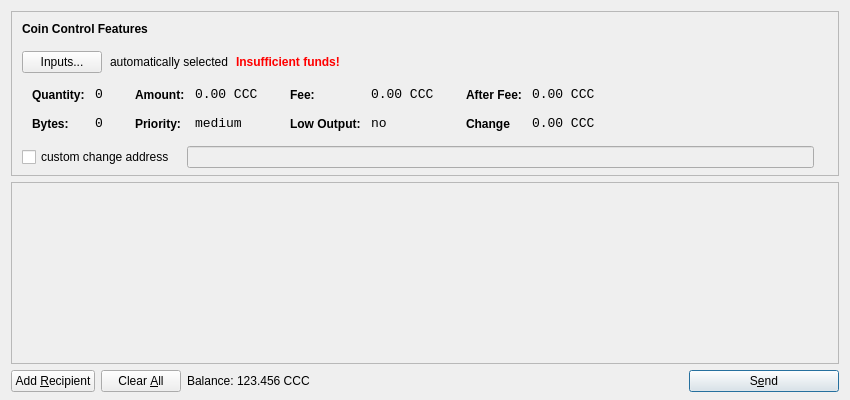
<?xml version="1.0" encoding="UTF-8"?>
<ui version="4.0">
 <class>SendCoinsDialog</class>
 <widget class="QDialog" name="SendCoinsDialog">
  <property name="geometry">
   <rect>
    <x>0</x>
    <y>0</y>
    <width>850</width>
    <height>400</height>
   </rect>
  </property>
  <property name="windowTitle">
   <string>Send Coins</string>
  </property>
  <layout class="QVBoxLayout" name="verticalLayout" stretch="0,1,0">
   <property name="bottomMargin">
    <number>8</number>
   </property>
   <item>
    <widget class="QFrame" name="frameCoinControl">
     <property name="sizePolicy">
      <sizepolicy hsizetype="Expanding" vsizetype="Expanding">
       <horstretch>0</horstretch>
       <verstretch>0</verstretch>
      </sizepolicy>
     </property>
     <property name="maximumSize">
      <size>
       <width>16777215</width>
       <height>16777215</height>
      </size>
     </property>
     <property name="frameShape">
      <enum>QFrame::StyledPanel</enum>
     </property>
     <property name="frameShadow">
      <enum>QFrame::Sunken</enum>
     </property>
     <layout class="QVBoxLayout" name="verticalLayoutCoinControl2">
      <property name="spacing">
       <number>-1</number>
      </property>
      <property name="leftMargin">
       <number>0</number>
      </property>
      <property name="topMargin">
       <number>0</number>
      </property>
      <property name="rightMargin">
       <number>0</number>
      </property>
      <property name="bottomMargin">
       <number>6</number>
      </property>
      <item>
       <layout class="QVBoxLayout" name="verticalLayoutCoinControl" stretch="0,0,0,0,1">
        <property name="spacing">
         <number>0</number>
        </property>
        <property name="leftMargin">
         <number>10</number>
        </property>
        <property name="topMargin">
         <number>10</number>
        </property>
        <item>
         <layout class="QHBoxLayout" name="horizontalLayoutCoinControl1">
          <property name="bottomMargin">
           <number>15</number>
          </property>
          <item>
           <widget class="QLabel" name="labelCoinControlFeatures">
            <property name="sizePolicy">
             <sizepolicy hsizetype="Preferred" vsizetype="Maximum">
              <horstretch>0</horstretch>
              <verstretch>0</verstretch>
             </sizepolicy>
            </property>
            <property name="font">
             <font>
              <weight>75</weight>
              <bold>true</bold>
             </font>
            </property>
            <property name="styleSheet">
             <string notr="true">font-weight:bold;</string>
            </property>
            <property name="text">
             <string>Coin Control Features</string>
            </property>
           </widget>
          </item>
         </layout>
        </item>
        <item>
         <layout class="QHBoxLayout" name="horizontalLayoutCoinControl2" stretch="0,0,0,0">
          <property name="spacing">
           <number>8</number>
          </property>
          <property name="bottomMargin">
           <number>10</number>
          </property>
          <item>
           <widget class="QPushButton" name="pushButtonCoinControl">
            <property name="styleSheet">
             <string notr="true"/>
            </property>
            <property name="text">
             <string>Inputs...</string>
            </property>
           </widget>
          </item>
          <item>
           <widget class="QLabel" name="labelCoinControlAutomaticallySelected">
            <property name="text">
             <string>automatically selected</string>
            </property>
            <property name="margin">
             <number>5</number>
            </property>
           </widget>
          </item>
          <item>
           <widget class="QLabel" name="labelCoinControlInsuffFunds">
            <property name="font">
             <font>
              <weight>75</weight>
              <bold>true</bold>
             </font>
            </property>
            <property name="styleSheet">
             <string notr="true">color:red;font-weight:bold;</string>
            </property>
            <property name="text">
             <string>Insufficient funds!</string>
            </property>
            <property name="margin">
             <number>5</number>
            </property>
           </widget>
          </item>
          <item>
           <spacer name="horizontalSpacerCoinControl">
            <property name="orientation">
             <enum>Qt::Horizontal</enum>
            </property>
            <property name="sizeHint" stdset="0">
             <size>
              <width>40</width>
              <height>1</height>
             </size>
            </property>
           </spacer>
          </item>
         </layout>
        </item>
        <item>
         <widget class="QWidget" name="widgetCoinControl" native="true">
          <property name="sizePolicy">
           <sizepolicy hsizetype="Preferred" vsizetype="Preferred">
            <horstretch>0</horstretch>
            <verstretch>0</verstretch>
           </sizepolicy>
          </property>
          <property name="minimumSize">
           <size>
            <width>0</width>
            <height>0</height>
           </size>
          </property>
          <property name="styleSheet">
           <string notr="true"/>
          </property>
          <layout class="QHBoxLayout" name="horizontalLayoutCoinControl5">
           <property name="margin">
            <number>0</number>
           </property>
           <item>
            <layout class="QHBoxLayout" name="horizontalLayoutCoinControl3" stretch="0,0,0,1">
             <property name="spacing">
              <number>20</number>
             </property>
             <property name="topMargin">
              <number>0</number>
             </property>
             <property name="bottomMargin">
              <number>10</number>
             </property>
             <item>
              <layout class="QFormLayout" name="formLayoutCoinControl1">
               <property name="horizontalSpacing">
                <number>10</number>
               </property>
               <property name="verticalSpacing">
                <number>14</number>
               </property>
               <property name="leftMargin">
                <number>10</number>
               </property>
               <property name="topMargin">
                <number>4</number>
               </property>
               <property name="rightMargin">
                <number>6</number>
               </property>
               <item row="0" column="0">
                <widget class="QLabel" name="labelCoinControlQuantityText">
                 <property name="styleSheet">
                  <string notr="true">font-weight:bold;</string>
                 </property>
                 <property name="text">
                  <string>Quantity:</string>
                 </property>
                 <property name="margin">
                  <number>0</number>
                 </property>
                </widget>
               </item>
               <item row="0" column="1">
                <widget class="QLabel" name="labelCoinControlQuantity">
                 <property name="font">
                  <font>
                   <family>Monospace</family>
                   <pointsize>10</pointsize>
                  </font>
                 </property>
                 <property name="cursor">
                  <cursorShape>IBeamCursor</cursorShape>
                 </property>
                 <property name="contextMenuPolicy">
                  <enum>Qt::ActionsContextMenu</enum>
                 </property>
                 <property name="text">
                  <string>0</string>
                 </property>
                 <property name="margin">
                  <number>0</number>
                 </property>
                 <property name="textInteractionFlags">
                  <set>Qt::LinksAccessibleByMouse|Qt::TextSelectableByKeyboard|Qt::TextSelectableByMouse</set>
                 </property>
                </widget>
               </item>
               <item row="1" column="0">
                <widget class="QLabel" name="labelCoinControlBytesText">
                 <property name="styleSheet">
                  <string notr="true">font-weight:bold;</string>
                 </property>
                 <property name="text">
                  <string>Bytes:</string>
                 </property>
                </widget>
               </item>
               <item row="1" column="1">
                <widget class="QLabel" name="labelCoinControlBytes">
                 <property name="font">
                  <font>
                   <family>Monospace</family>
                   <pointsize>10</pointsize>
                  </font>
                 </property>
                 <property name="cursor">
                  <cursorShape>IBeamCursor</cursorShape>
                 </property>
                 <property name="contextMenuPolicy">
                  <enum>Qt::ActionsContextMenu</enum>
                 </property>
                 <property name="text">
                  <string>0</string>
                 </property>
                 <property name="textInteractionFlags">
                  <set>Qt::LinksAccessibleByMouse|Qt::TextSelectableByKeyboard|Qt::TextSelectableByMouse</set>
                 </property>
                </widget>
               </item>
              </layout>
             </item>
             <item>
              <layout class="QFormLayout" name="formLayoutCoinControl2">
               <property name="horizontalSpacing">
                <number>10</number>
               </property>
               <property name="verticalSpacing">
                <number>14</number>
               </property>
               <property name="leftMargin">
                <number>6</number>
               </property>
               <property name="topMargin">
                <number>4</number>
               </property>
               <property name="rightMargin">
                <number>6</number>
               </property>
               <item row="0" column="0">
                <widget class="QLabel" name="labelCoinControlAmountText">
                 <property name="styleSheet">
                  <string notr="true">font-weight:bold;</string>
                 </property>
                 <property name="text">
                  <string>Amount:</string>
                 </property>
                 <property name="margin">
                  <number>0</number>
                 </property>
                </widget>
               </item>
               <item row="0" column="1">
                <widget class="QLabel" name="labelCoinControlAmount">
                 <property name="font">
                  <font>
                   <family>Monospace</family>
                   <pointsize>10</pointsize>
                  </font>
                 </property>
                 <property name="cursor">
                  <cursorShape>IBeamCursor</cursorShape>
                 </property>
                 <property name="contextMenuPolicy">
                  <enum>Qt::ActionsContextMenu</enum>
                 </property>
                 <property name="text">
                  <string>0.00 CCC</string>
                 </property>
                 <property name="textInteractionFlags">
                  <set>Qt::LinksAccessibleByMouse|Qt::TextSelectableByKeyboard|Qt::TextSelectableByMouse</set>
                 </property>
                </widget>
               </item>
               <item row="1" column="0">
                <widget class="QLabel" name="labelCoinControlPriorityText">
                 <property name="styleSheet">
                  <string notr="true">font-weight:bold;</string>
                 </property>
                 <property name="text">
                  <string>Priority:</string>
                 </property>
                </widget>
               </item>
               <item row="1" column="1">
                <widget class="QLabel" name="labelCoinControlPriority">
                 <property name="font">
                  <font>
                   <family>Monospace</family>
                   <pointsize>10</pointsize>
                  </font>
                 </property>
                 <property name="cursor">
                  <cursorShape>IBeamCursor</cursorShape>
                 </property>
                 <property name="contextMenuPolicy">
                  <enum>Qt::ActionsContextMenu</enum>
                 </property>
                 <property name="text">
                  <string>medium</string>
                 </property>
                 <property name="textInteractionFlags">
                  <set>Qt::LinksAccessibleByMouse|Qt::TextSelectableByKeyboard|Qt::TextSelectableByMouse</set>
                 </property>
                </widget>
               </item>
              </layout>
             </item>
             <item>
              <layout class="QFormLayout" name="formLayoutCoinControl3">
               <property name="horizontalSpacing">
                <number>10</number>
               </property>
               <property name="verticalSpacing">
                <number>14</number>
               </property>
               <property name="leftMargin">
                <number>6</number>
               </property>
               <property name="topMargin">
                <number>4</number>
               </property>
               <property name="rightMargin">
                <number>6</number>
               </property>
               <item row="0" column="0">
                <widget class="QLabel" name="labelCoinControlFeeText">
                 <property name="styleSheet">
                  <string notr="true">font-weight:bold;</string>
                 </property>
                 <property name="text">
                  <string>Fee:</string>
                 </property>
                 <property name="margin">
                  <number>0</number>
                 </property>
                </widget>
               </item>
               <item row="0" column="1">
                <widget class="QLabel" name="labelCoinControlFee">
                 <property name="font">
                  <font>
                   <family>Monospace</family>
                   <pointsize>10</pointsize>
                  </font>
                 </property>
                 <property name="cursor">
                  <cursorShape>IBeamCursor</cursorShape>
                 </property>
                 <property name="contextMenuPolicy">
                  <enum>Qt::ActionsContextMenu</enum>
                 </property>
                 <property name="text">
                  <string>0.00 CCC</string>
                 </property>
                 <property name="textInteractionFlags">
                  <set>Qt::LinksAccessibleByMouse|Qt::TextSelectableByKeyboard|Qt::TextSelectableByMouse</set>
                 </property>
                </widget>
               </item>
               <item row="1" column="0">
                <widget class="QLabel" name="labelCoinControlLowOutputText">
                 <property name="styleSheet">
                  <string notr="true">font-weight:bold;</string>
                 </property>
                 <property name="text">
                  <string>Low Output:</string>
                 </property>
                </widget>
               </item>
               <item row="1" column="1">
                <widget class="QLabel" name="labelCoinControlLowOutput">
                 <property name="font">
                  <font>
                   <family>Monospace</family>
                   <pointsize>10</pointsize>
                  </font>
                 </property>
                 <property name="cursor">
                  <cursorShape>IBeamCursor</cursorShape>
                 </property>
                 <property name="contextMenuPolicy">
                  <enum>Qt::ActionsContextMenu</enum>
                 </property>
                 <property name="text">
                  <string>no</string>
                 </property>
                 <property name="textInteractionFlags">
                  <set>Qt::LinksAccessibleByMouse|Qt::TextSelectableByKeyboard|Qt::TextSelectableByMouse</set>
                 </property>
                </widget>
               </item>
              </layout>
             </item>
             <item>
              <layout class="QFormLayout" name="formLayoutCoinControl4">
               <property name="horizontalSpacing">
                <number>10</number>
               </property>
               <property name="verticalSpacing">
                <number>14</number>
               </property>
               <property name="leftMargin">
                <number>6</number>
               </property>
               <property name="topMargin">
                <number>4</number>
               </property>
               <property name="rightMargin">
                <number>6</number>
               </property>
               <item row="0" column="0">
                <widget class="QLabel" name="labelCoinControlAfterFeeText">
                 <property name="styleSheet">
                  <string notr="true">font-weight:bold;</string>
                 </property>
                 <property name="text">
                  <string>After Fee:</string>
                 </property>
                 <property name="margin">
                  <number>0</number>
                 </property>
                </widget>
               </item>
               <item row="0" column="1">
                <widget class="QLabel" name="labelCoinControlAfterFee">
                 <property name="font">
                  <font>
                   <family>Monospace</family>
                   <pointsize>10</pointsize>
                  </font>
                 </property>
                 <property name="cursor">
                  <cursorShape>IBeamCursor</cursorShape>
                 </property>
                 <property name="contextMenuPolicy">
                  <enum>Qt::ActionsContextMenu</enum>
                 </property>
                 <property name="text">
                  <string>0.00 CCC</string>
                 </property>
                 <property name="textInteractionFlags">
                  <set>Qt::LinksAccessibleByMouse|Qt::TextSelectableByKeyboard|Qt::TextSelectableByMouse</set>
                 </property>
                </widget>
               </item>
               <item row="1" column="0">
                <widget class="QLabel" name="labelCoinControlChangeText">
                 <property name="styleSheet">
                  <string notr="true">font-weight:bold;</string>
                 </property>
                 <property name="text">
                  <string>Change</string>
                 </property>
                </widget>
               </item>
               <item row="1" column="1">
                <widget class="QLabel" name="labelCoinControlChange">
                 <property name="font">
                  <font>
                   <family>Monospace</family>
                   <pointsize>10</pointsize>
                  </font>
                 </property>
                 <property name="cursor">
                  <cursorShape>IBeamCursor</cursorShape>
                 </property>
                 <property name="contextMenuPolicy">
                  <enum>Qt::ActionsContextMenu</enum>
                 </property>
                 <property name="text">
                  <string>0.00 CCC</string>
                 </property>
                 <property name="textInteractionFlags">
                  <set>Qt::LinksAccessibleByMouse|Qt::TextSelectableByKeyboard|Qt::TextSelectableByMouse</set>
                 </property>
                </widget>
               </item>
              </layout>
             </item>
            </layout>
           </item>
          </layout>
         </widget>
        </item>
        <item>
         <layout class="QHBoxLayout" name="horizontalLayoutCoinControl4" stretch="0,0,0">
          <property name="spacing">
           <number>12</number>
          </property>
          <property name="sizeConstraint">
           <enum>QLayout::SetDefaultConstraint</enum>
          </property>
          <property name="topMargin">
           <number>5</number>
          </property>
          <property name="rightMargin">
           <number>5</number>
          </property>
          <item>
           <widget class="QCheckBox" name="checkBoxCoinControlChange">
            <property name="text">
             <string>custom change address</string>
            </property>
           </widget>
          </item>
          <item>
           <widget class="QLineEdit" name="lineEditCoinControlChange">
            <property name="enabled">
             <bool>false</bool>
            </property>
            <property name="sizePolicy">
             <sizepolicy hsizetype="Expanding" vsizetype="Fixed">
              <horstretch>0</horstretch>
              <verstretch>0</verstretch>
             </sizepolicy>
            </property>
           </widget>
          </item>
          <item>
           <widget class="QLabel" name="labelCoinControlChangeLabel">
            <property name="sizePolicy">
             <sizepolicy hsizetype="Preferred" vsizetype="Expanding">
              <horstretch>0</horstretch>
              <verstretch>0</verstretch>
             </sizepolicy>
            </property>
            <property name="minimumSize">
             <size>
              <width>0</width>
              <height>0</height>
             </size>
            </property>
            <property name="text">
             <string/>
            </property>
            <property name="margin">
             <number>3</number>
            </property>
           </widget>
          </item>
         </layout>
        </item>
        <item>
         <spacer name="verticalSpacerCoinControl">
          <property name="orientation">
           <enum>Qt::Vertical</enum>
          </property>
          <property name="sizeHint" stdset="0">
           <size>
            <width>800</width>
            <height>1</height>
           </size>
          </property>
         </spacer>
        </item>
       </layout>
      </item>
     </layout>
    </widget>
   </item>
   <item>
    <widget class="QScrollArea" name="scrollArea">
     <property name="widgetResizable">
      <bool>true</bool>
     </property>
     <widget class="QWidget" name="scrollAreaWidgetContents">
      <property name="geometry">
       <rect>
        <x>0</x>
        <y>0</y>
        <width>830</width>
        <height>165</height>
       </rect>
      </property>
      <layout class="QVBoxLayout" name="verticalLayout_2">
       <property name="margin">
        <number>0</number>
       </property>
       <item>
        <layout class="QVBoxLayout" name="entries">
         <property name="spacing">
          <number>6</number>
         </property>
        </layout>
       </item>
       <item>
        <spacer name="verticalSpacer">
         <property name="orientation">
          <enum>Qt::Vertical</enum>
         </property>
         <property name="sizeHint" stdset="0">
          <size>
           <width>20</width>
           <height>40</height>
          </size>
         </property>
        </spacer>
       </item>
      </layout>
     </widget>
    </widget>
   </item>
   <item>
    <layout class="QHBoxLayout" name="horizontalLayout">
     <item>
      <widget class="QPushButton" name="addButton">
       <property name="toolTip">
        <string>Send to multiple recipients at once</string>
       </property>
       <property name="text">
        <string>Add &amp;Recipient</string>
       </property>
       <property name="icon">
        <iconset resource="../bitcoin.qrc">
         <normaloff>:/icons/add</normaloff>:/icons/add</iconset>
       </property>
       <property name="autoDefault">
        <bool>false</bool>
       </property>
      </widget>
     </item>
     <item>
      <widget class="QPushButton" name="clearButton">
       <property name="sizePolicy">
        <sizepolicy hsizetype="Minimum" vsizetype="Fixed">
         <horstretch>0</horstretch>
         <verstretch>0</verstretch>
        </sizepolicy>
       </property>
       <property name="toolTip">
        <string>Remove all transaction fields</string>
       </property>
       <property name="text">
        <string>Clear &amp;All</string>
       </property>
       <property name="icon">
        <iconset resource="../bitcoin.qrc">
         <normaloff>:/icons/remove</normaloff>:/icons/remove</iconset>
       </property>
       <property name="autoRepeatDelay">
        <number>300</number>
       </property>
       <property name="autoDefault">
        <bool>false</bool>
       </property>
      </widget>
     </item>
     <item>
      <layout class="QHBoxLayout" name="horizontalLayout_2">
       <property name="spacing">
        <number>3</number>
       </property>
       <item>
        <widget class="QLabel" name="label">
         <property name="sizePolicy">
          <sizepolicy hsizetype="Preferred" vsizetype="Fixed">
           <horstretch>0</horstretch>
           <verstretch>0</verstretch>
          </sizepolicy>
         </property>
         <property name="text">
          <string>Balance:</string>
         </property>
        </widget>
       </item>
       <item>
        <widget class="QLabel" name="labelBalance">
         <property name="sizePolicy">
          <sizepolicy hsizetype="Preferred" vsizetype="Fixed">
           <horstretch>0</horstretch>
           <verstretch>0</verstretch>
          </sizepolicy>
         </property>
         <property name="cursor">
          <cursorShape>IBeamCursor</cursorShape>
         </property>
         <property name="text">
          <string>123.456 CCC</string>
         </property>
         <property name="textInteractionFlags">
          <set>Qt::LinksAccessibleByMouse|Qt::TextSelectableByKeyboard|Qt::TextSelectableByMouse</set>
         </property>
        </widget>
       </item>
      </layout>
     </item>
     <item>
      <spacer name="horizontalSpacer">
       <property name="orientation">
        <enum>Qt::Horizontal</enum>
       </property>
       <property name="sizeHint" stdset="0">
        <size>
         <width>40</width>
         <height>20</height>
        </size>
       </property>
      </spacer>
     </item>
     <item>
      <widget class="QPushButton" name="sendButton">
       <property name="minimumSize">
        <size>
         <width>150</width>
         <height>0</height>
        </size>
       </property>
       <property name="toolTip">
        <string>Confirm the send action</string>
       </property>
       <property name="text">
        <string>S&amp;end</string>
       </property>
       <property name="icon">
        <iconset resource="../bitcoin.qrc">
         <normaloff>:/icons/send</normaloff>:/icons/send</iconset>
       </property>
       <property name="default">
        <bool>true</bool>
       </property>
      </widget>
     </item>
    </layout>
   </item>
  </layout>
 </widget>
 <resources>
  <include location="../bitcoin.qrc"/>
 </resources>
 <connections/>
</ui>
